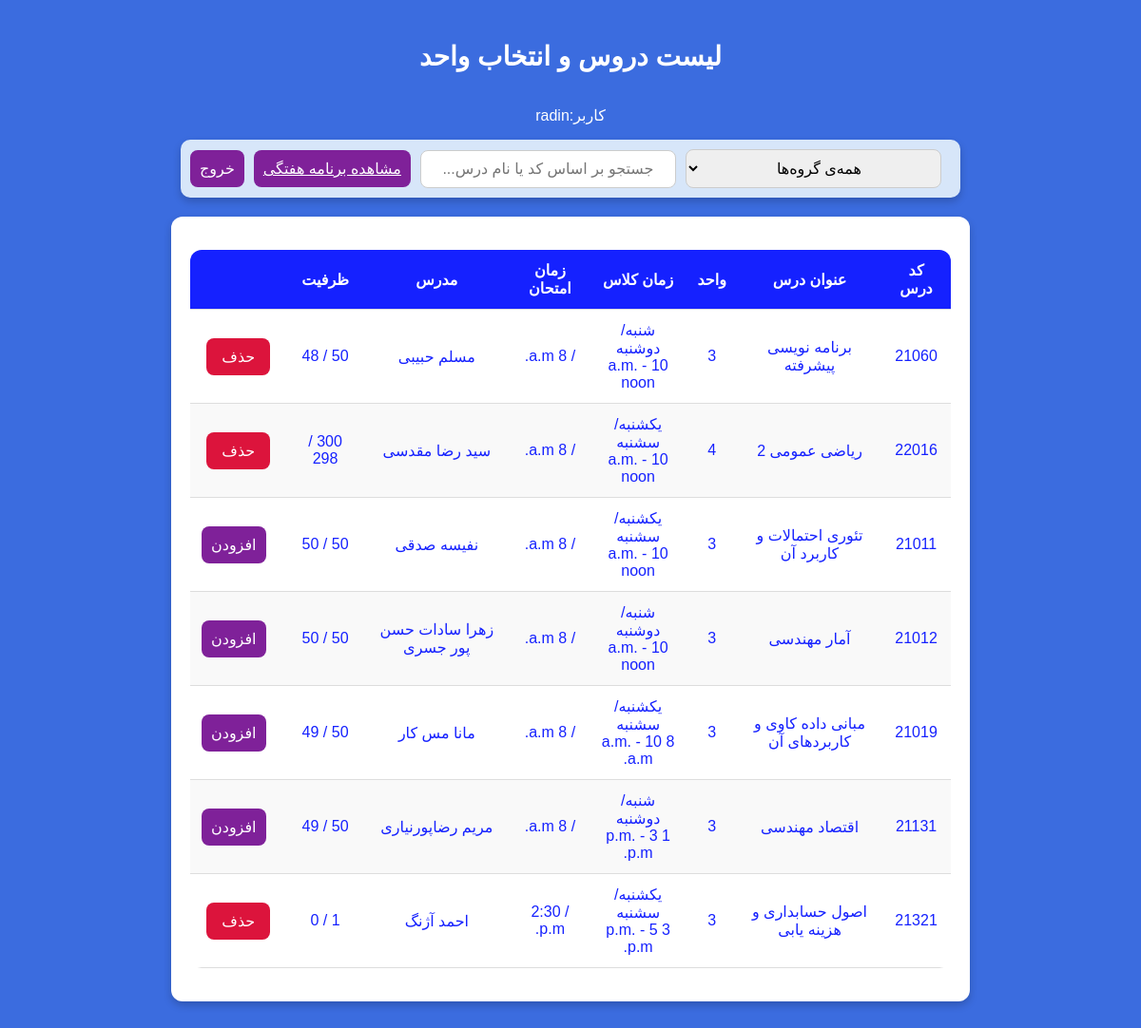
Before: /courses/ (signed in) with the older database file.
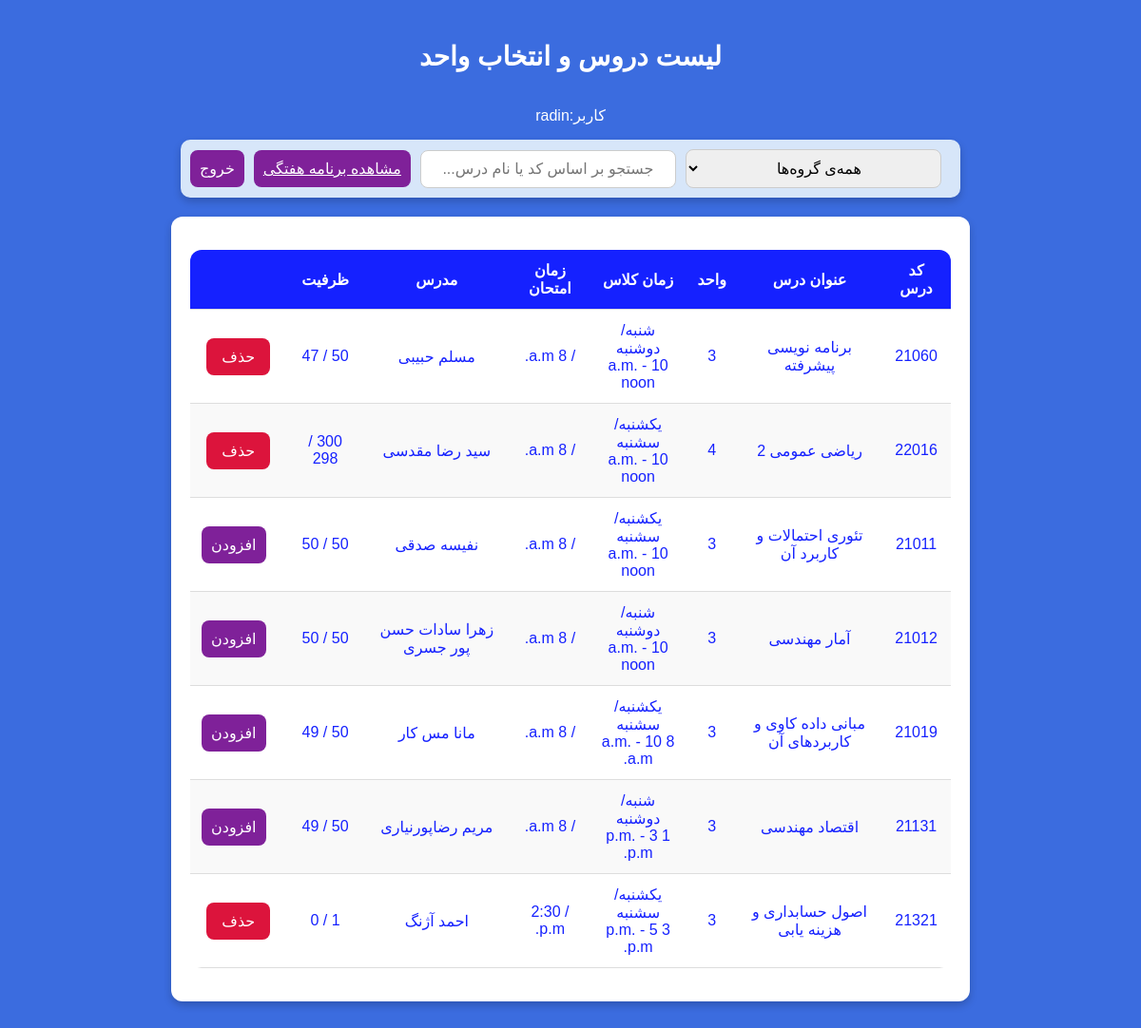
After: the same page with the newer database file.
### courses/models.py (models this page shows, shortened)
class Course(models.Model):
    id = models.AutoField(primary_key=True)
    code = models.CharField(null=True, max_length=100, blank=True)
    name = models.CharField(max_length=100)
    credits = models.IntegerField()
    classDays = models.CharField(max_length=20, choices=WEEKDAY_CHOICES, null=True)  # Stores "Sunday/Tuesday", etc.
    startTime = models.TimeField(null=True)
    endTime = models.TimeField(null=True)
    pishniaz = models.IntegerField(blank=True , null=True)
    hamniaz = models.IntegerField(blank=True, null=True)
    examDate = jmodels.jDateField(null=True, verbose_name="Exam Date (Jalali)")  # Jalali Date ONLY
    examTime = models.TimeField(null=True, verbose_name="Exam Time")  # Time ONLY
    capacity = models.IntegerField()
    remainingCapacity = models.IntegerField()
    department = models.ForeignKey(Department, on_delete=models.CASCADE, related_name='courses')
    instructor = models.ForeignKey(Instructor, on_delete=models.CASCADE, related_name='courses')

class Instructor(models.Model):
    id = models.AutoField(primary_key=True)
    name = models.CharField(max_length=100, unique=True)  # Ensure unique instructor names
    department = models.ForeignKey(Department, on_delete=models.CASCADE, related_name='instructors')

### courses/views.py (the view, shortened to what this page needs)
# urls.py: path('courses/', CourseListView.as_view(), name='course_list'),
class CourseListView(LoginRequiredMixin, UserPassesTestMixin, ListView):
    model = Course
    template_name = 'course_list.html'
    context_object_name = 'courses'
    login_url = '/login/'  # Redirect to login page if not authenticated
    def test_func(self):
        return self.request.user.is_authenticated and self.request.user.user_level == "student" and not self.request.user.is_superuser
    def get_context_data(self, **kwargs):
        context = super().get_context_data(**kwargs)
        context['departments'] = Department.objects.all()  # Send department list
        context['user'] = self.request.user  # Pass logged-in user's name
        context['selected_course'] = SelectedCourse.objects.filter(user = self.request.user).values_list('course__code', flat=True)
        return context

### courses/templates/course_list.html (shortened to what this page needs)
<!DOCTYPE html>
<html lang="en">
<head>
    {% load static %}
    <link rel="stylesheet" href="{% static 'courses/courseList.css' %}">
</head>
<body>
    <h2>لیست دروس و انتخاب واحد</h2>
    <p>کاربر:{{ user.name }}</p>
    <div class="search">
        <select id="departmentFilter">
            <option value="">همه‌ی گروه‌ها</option>
        </select>
        <input type="text" id="searchInput" placeholder="جستجو بر اساس کد یا نام درس...">
        <a href="{% url 'weekly_schedule' %}" class="add-btn">مشاهده برنامه هفتگی</a>
        <form method="post" action="{% url 'logout' %}">
            <button type="submit" class="add-btn">خروج</button>
        </form>
    </div>
    <div class="container">
        <table>
            <thead>
                <tr>
                    <th>کد درس</th>
                    <th>عنوان درس</th>
                    <th>واحد</th>
                    <th>زمان کلاس</th>
                    <th>زمان امتحان</th>
                    <th>مدرس</th>
                    <th>ظرفیت</th>
                    <th></th>
                </tr>
            </thead>
            <tbody id="courseTable">
                {% for course in courses %}
                <tr data-code="{{ course.code }}" data-name="{{ course.name }}" data-department="{{ course.department.name }}">
                    <td>{{ course.code }}</td>
                    <td>{{ course.name }}</td>
                    <td>{{ course.credits }}</td>
                    <td>
                        <div>{{ course.classDays }}</div>
                        <div>{{ course.startTime }} - {{ course.endTime }}</div>
                    </td>
                    <td>{{ course.examDate }} / {{ course.examTime }}</td>
                    <td>{{ course.instructor.name }}</td>
                    <td>{{ course.capacity }} / {{ course.remainingCapacity }}</td>
                    <td>
                        <form method = "POST" action="{% if course.code in selected_course %}{% url 'remove_selected_course' %}{% else %}{% url 'course_list' %}{% endif %}">
                               {%if course.code in selected_course%}
                               <button type='submit' class='delete-btn'> حذف  </button>
                               {%else%}
                               <button type='submit' class='add-btn'> افزودن </button>
                               {%endif%}
                        </form>
                    </td>
                </tr>
                {% empty %}
                <tr>
                    <td colspan="8" style="text-align:center;">No courses available</td>
                </tr>
                {% endfor %}
            </tbody>
        </table>
    </div>
</body>
</html>

Changed rows visible on the page:
changed Course "برنامه نویسی پیشرفته": remainingCapacity "48" → "47"
